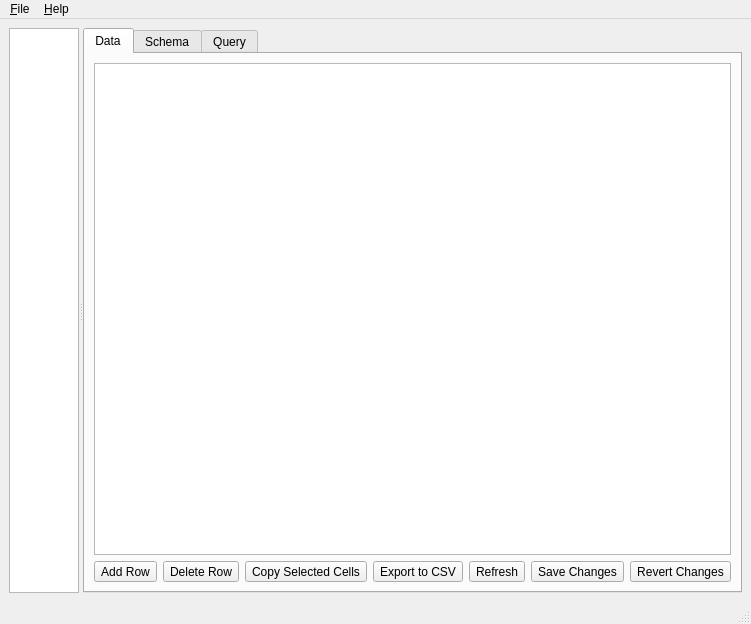
<?xml version="1.0" encoding="UTF-8"?>
<ui version="4.0">
 <class>MainWindow</class>
 <widget class="QMainWindow" name="MainWindow">
  <property name="geometry">
   <rect>
    <x>0</x>
    <y>0</y>
    <width>690</width>
    <height>624</height>
   </rect>
  </property>
  <property name="windowTitle">
   <string>QtSqlView</string>
  </property>
  <property name="windowIcon">
   <iconset resource="QtSqlView.qrc">
    <normaloff>:/img/table.png</normaloff>:/img/table.png</iconset>
  </property>
  <widget class="QWidget" name="centralwidget">
   <layout class="QVBoxLayout" name="verticalLayout_3">
    <item>
     <widget class="QSplitter" name="splitter">
      <property name="orientation">
       <enum>Qt::Horizontal</enum>
      </property>
      <widget class="QTreeView" name="treeDbList">
       <property name="sizePolicy">
        <sizepolicy hsizetype="Expanding" vsizetype="Expanding">
         <horstretch>1</horstretch>
         <verstretch>0</verstretch>
        </sizepolicy>
       </property>
      </widget>
      <widget class="QTabWidget" name="tabWidget">
       <property name="sizePolicy">
        <sizepolicy hsizetype="Expanding" vsizetype="Expanding">
         <horstretch>4</horstretch>
         <verstretch>0</verstretch>
        </sizepolicy>
       </property>
       <property name="currentIndex">
        <number>4</number>
       </property>
       <widget class="QWidget" name="tabData">
        <attribute name="icon">
         <iconset resource="QtSqlView.qrc">
          <normaloff>:/img/table.png</normaloff>:/img/table.png</iconset>
        </attribute>
        <attribute name="title">
         <string>Data</string>
        </attribute>
        <layout class="QVBoxLayout">
         <property name="spacing">
          <number>6</number>
         </property>
         <property name="leftMargin">
          <number>9</number>
         </property>
         <property name="topMargin">
          <number>9</number>
         </property>
         <property name="rightMargin">
          <number>9</number>
         </property>
         <property name="bottomMargin">
          <number>9</number>
         </property>
         <item>
          <widget class="QTableView" name="dataTable">
           <property name="alternatingRowColors">
            <bool>true</bool>
           </property>
           <property name="selectionMode">
            <enum>QAbstractItemView::ContiguousSelection</enum>
           </property>
          </widget>
         </item>
         <item>
          <layout class="QHBoxLayout">
           <property name="spacing">
            <number>6</number>
           </property>
           <property name="leftMargin">
            <number>0</number>
           </property>
           <property name="topMargin">
            <number>0</number>
           </property>
           <property name="rightMargin">
            <number>0</number>
           </property>
           <property name="bottomMargin">
            <number>0</number>
           </property>
           <item>
            <widget class="QToolButton" name="addRowButton">
             <property name="toolTip">
              <string>Add Row</string>
             </property>
             <property name="text">
              <string>Add Row</string>
             </property>
             <property name="icon">
              <iconset theme="list-add">
               <normaloff>.</normaloff>.</iconset>
             </property>
            </widget>
           </item>
           <item>
            <widget class="QToolButton" name="delRowButton">
             <property name="toolTip">
              <string>Delete Selected Row(s)</string>
             </property>
             <property name="text">
              <string>Delete Row</string>
             </property>
             <property name="icon">
              <iconset theme="list-remove">
               <normaloff>.</normaloff>.</iconset>
             </property>
            </widget>
           </item>
           <item>
            <widget class="QToolButton" name="copyDataButton">
             <property name="toolTip">
              <string>Copy Selected Cells</string>
             </property>
             <property name="text">
              <string>Copy Selected Cells</string>
             </property>
             <property name="icon">
              <iconset theme="edit-copy">
               <normaloff>.</normaloff>.</iconset>
             </property>
            </widget>
           </item>
           <item>
            <widget class="QToolButton" name="toCsvDataButton">
             <property name="toolTip">
              <string>Export to CSV</string>
             </property>
             <property name="text">
              <string>Export to CSV</string>
             </property>
             <property name="icon">
              <iconset theme="x-office-spreadsheet">
               <normaloff>.</normaloff>.</iconset>
             </property>
            </widget>
           </item>
           <item>
            <spacer>
             <property name="orientation">
              <enum>Qt::Horizontal</enum>
             </property>
             <property name="sizeHint" stdset="0">
              <size>
               <width>40</width>
               <height>20</height>
              </size>
             </property>
            </spacer>
           </item>
           <item>
            <widget class="QToolButton" name="refreshDataButton">
             <property name="toolTip">
              <string>Refresh</string>
             </property>
             <property name="text">
              <string>Refresh</string>
             </property>
             <property name="icon">
              <iconset theme="view-refresh">
               <normaloff>.</normaloff>.</iconset>
             </property>
            </widget>
           </item>
           <item>
            <widget class="QToolButton" name="saveDataButton">
             <property name="toolTip">
              <string>Write Changes</string>
             </property>
             <property name="text">
              <string>Save Changes</string>
             </property>
             <property name="icon">
              <iconset theme="document-save">
               <normaloff>.</normaloff>.</iconset>
             </property>
            </widget>
           </item>
           <item>
            <widget class="QToolButton" name="revertDataButton">
             <property name="toolTip">
              <string>Revert Changes</string>
             </property>
             <property name="text">
              <string>Revert Changes</string>
             </property>
             <property name="icon">
              <iconset theme="document-revert">
               <normaloff>.</normaloff>.</iconset>
             </property>
            </widget>
           </item>
          </layout>
         </item>
        </layout>
       </widget>
       <widget class="QWidget" name="tabSchema">
        <attribute name="icon">
         <iconset resource="QtSqlView.qrc">
          <normaloff>:/img/scheme.png</normaloff>:/img/scheme.png</iconset>
        </attribute>
        <attribute name="title">
         <string>Schema</string>
        </attribute>
        <layout class="QHBoxLayout">
         <property name="spacing">
          <number>6</number>
         </property>
         <property name="leftMargin">
          <number>9</number>
         </property>
         <property name="topMargin">
          <number>9</number>
         </property>
         <property name="rightMargin">
          <number>9</number>
         </property>
         <property name="bottomMargin">
          <number>9</number>
         </property>
         <item>
          <widget class="QTableView" name="schemaTable">
           <property name="selectionMode">
            <enum>QAbstractItemView::ContiguousSelection</enum>
           </property>
          </widget>
         </item>
        </layout>
       </widget>
       <widget class="QWidget" name="tabQuery">
        <attribute name="icon">
         <iconset resource="QtSqlView.qrc">
          <normaloff>:/img/query.png</normaloff>:/img/query.png</iconset>
        </attribute>
        <attribute name="title">
         <string>Query</string>
        </attribute>
        <layout class="QVBoxLayout">
         <property name="spacing">
          <number>6</number>
         </property>
         <property name="leftMargin">
          <number>9</number>
         </property>
         <property name="topMargin">
          <number>9</number>
         </property>
         <property name="rightMargin">
          <number>9</number>
         </property>
         <property name="bottomMargin">
          <number>9</number>
         </property>
         <item>
          <widget class="QSplitter" name="splitter_2">
           <property name="orientation">
            <enum>Qt::Vertical</enum>
           </property>
           <widget class="QWidget" name="widget2">
            <property name="sizePolicy">
             <sizepolicy hsizetype="Preferred" vsizetype="Preferred">
              <horstretch>0</horstretch>
              <verstretch>3</verstretch>
             </sizepolicy>
            </property>
            <layout class="QVBoxLayout">
             <property name="spacing">
              <number>2</number>
             </property>
             <property name="leftMargin">
              <number>0</number>
             </property>
             <property name="topMargin">
              <number>0</number>
             </property>
             <property name="rightMargin">
              <number>0</number>
             </property>
             <property name="bottomMargin">
              <number>0</number>
             </property>
             <item>
              <widget class="QTextEdit" name="editQuery">
               <property name="acceptRichText">
                <bool>false</bool>
               </property>
              </widget>
             </item>
             <item>
              <layout class="QHBoxLayout">
               <property name="spacing">
                <number>6</number>
               </property>
               <property name="leftMargin">
                <number>0</number>
               </property>
               <property name="topMargin">
                <number>0</number>
               </property>
               <property name="rightMargin">
                <number>0</number>
               </property>
               <property name="bottomMargin">
                <number>0</number>
               </property>
               <item>
                <widget class="QToolButton" name="goQueryButton">
                 <property name="toolTip">
                  <string>Execute Query</string>
                 </property>
                 <property name="text">
                  <string>Execute Query</string>
                 </property>
                 <property name="icon">
                  <iconset resource="QtSqlView.qrc">
                   <normaloff>:/img/go.png</normaloff>:/img/go.png</iconset>
                 </property>
                </widget>
               </item>
               <item>
                <widget class="QToolButton" name="copyQueryDataButton">
                 <property name="toolTip">
                  <string>Copy Selected Cells</string>
                 </property>
                 <property name="text">
                  <string>Copy Selected Cells</string>
                 </property>
                 <property name="icon">
                  <iconset theme="edit-copy">
                   <normaloff>.</normaloff>.</iconset>
                 </property>
                </widget>
               </item>
               <item>
                <widget class="QToolButton" name="toScvButton">
                 <property name="toolTip">
                  <string>Export to CSV</string>
                 </property>
                 <property name="text">
                  <string>Export to CSV</string>
                 </property>
                 <property name="icon">
                  <iconset theme="x-office-spreadsheet">
                   <normaloff>.</normaloff>.</iconset>
                 </property>
                </widget>
               </item>
               <item>
                <widget class="QToolButton" name="setHeadersButton">
                 <property name="toolTip">
                  <string>Set Table Headers</string>
                 </property>
                 <property name="text">
                  <string>...</string>
                 </property>
                 <property name="icon">
                  <iconset theme="insert-text">
                   <normaloff>.</normaloff>.</iconset>
                 </property>
                </widget>
               </item>
               <item>
                <spacer>
                 <property name="orientation">
                  <enum>Qt::Horizontal</enum>
                 </property>
                 <property name="sizeHint" stdset="0">
                  <size>
                   <width>40</width>
                   <height>20</height>
                  </size>
                 </property>
                </spacer>
               </item>
               <item>
                <widget class="QToolButton" name="clearQueryButton">
                 <property name="toolTip">
                  <string>Clear Query</string>
                 </property>
                 <property name="text">
                  <string>Clear Query</string>
                 </property>
                 <property name="icon">
                  <iconset theme="edit-clear">
                   <normaloff>.</normaloff>.</iconset>
                 </property>
                </widget>
               </item>
               <item>
                <widget class="QToolButton" name="loadQueryButton">
                 <property name="toolTip">
                  <string>Load Query from Text File</string>
                 </property>
                 <property name="text">
                  <string>Load Query</string>
                 </property>
                 <property name="icon">
                  <iconset theme="document-open">
                   <normaloff>.</normaloff>.</iconset>
                 </property>
                </widget>
               </item>
               <item>
                <widget class="QToolButton" name="saveQueryButton">
                 <property name="toolTip">
                  <string>Save Query to Text File</string>
                 </property>
                 <property name="text">
                  <string>Save Query</string>
                 </property>
                 <property name="icon">
                  <iconset theme="document-save">
                   <normaloff>.</normaloff>.</iconset>
                 </property>
                </widget>
               </item>
              </layout>
             </item>
            </layout>
           </widget>
           <widget class="QWidget" name="widget">
            <property name="sizePolicy">
             <sizepolicy hsizetype="Preferred" vsizetype="Preferred">
              <horstretch>0</horstretch>
              <verstretch>1</verstretch>
             </sizepolicy>
            </property>
            <layout class="QVBoxLayout">
             <property name="spacing">
              <number>6</number>
             </property>
             <property name="leftMargin">
              <number>0</number>
             </property>
             <property name="topMargin">
              <number>0</number>
             </property>
             <property name="rightMargin">
              <number>0</number>
             </property>
             <property name="bottomMargin">
              <number>0</number>
             </property>
             <item>
              <widget class="QTableView" name="queryTable">
               <property name="alternatingRowColors">
                <bool>true</bool>
               </property>
               <property name="selectionMode">
                <enum>QAbstractItemView::ContiguousSelection</enum>
               </property>
              </widget>
             </item>
             <item>
              <widget class="QTextEdit" name="queryResultText">
               <property name="readOnly">
                <bool>true</bool>
               </property>
               <property name="acceptRichText">
                <bool>false</bool>
               </property>
              </widget>
             </item>
            </layout>
           </widget>
          </widget>
         </item>
        </layout>
       </widget>
      </widget>
     </widget>
    </item>
   </layout>
  </widget>
  <widget class="QMenuBar" name="menubar">
   <property name="geometry">
    <rect>
     <x>0</x>
     <y>0</y>
     <width>690</width>
     <height>30</height>
    </rect>
   </property>
   <widget class="QMenu" name="menu_File">
    <property name="title">
     <string>&amp;File</string>
    </property>
    <addaction name="action_AddConnection"/>
    <addaction name="action_EditConnection"/>
    <addaction name="action_RemoveConnection"/>
    <addaction name="action_RefreshTablelist"/>
    <addaction name="separator"/>
    <addaction name="action_Exit"/>
   </widget>
   <widget class="QMenu" name="menu_Help">
    <property name="title">
     <string>&amp;Help</string>
    </property>
    <addaction name="action_About"/>
    <addaction name="action_VisitWebsite"/>
    <addaction name="action_AboutQt"/>
   </widget>
   <addaction name="menu_File"/>
   <addaction name="menu_Help"/>
  </widget>
  <widget class="QStatusBar" name="statusbar"/>
  <action name="action_AddConnection">
   <property name="icon">
    <iconset resource="QtSqlView.qrc">
     <normaloff>:/img/newconn.png</normaloff>:/img/newconn.png</iconset>
   </property>
   <property name="text">
    <string>&amp;Add Connection</string>
   </property>
  </action>
  <action name="action_Exit">
   <property name="text">
    <string>&amp;Exit</string>
   </property>
  </action>
  <action name="action_RemoveConnection">
   <property name="icon">
    <iconset resource="QtSqlView.qrc">
     <normaloff>:/img/delconn.png</normaloff>:/img/delconn.png</iconset>
   </property>
   <property name="text">
    <string>&amp;Remove Connection</string>
   </property>
  </action>
  <action name="action_About">
   <property name="icon">
    <iconset resource="QtSqlView.qrc">
     <normaloff>:/img/help.png</normaloff>:/img/help.png</iconset>
   </property>
   <property name="text">
    <string>&amp;About</string>
   </property>
  </action>
  <action name="action_EditConnection">
   <property name="icon">
    <iconset resource="QtSqlView.qrc">
     <normaloff>:/img/conn.png</normaloff>:/img/conn.png</iconset>
   </property>
   <property name="text">
    <string>Edit &amp;Connection</string>
   </property>
  </action>
  <action name="action_AddRow">
   <property name="icon">
    <iconset theme="list-add">
     <normaloff>.</normaloff>.</iconset>
   </property>
   <property name="text">
    <string>Add Row</string>
   </property>
  </action>
  <action name="action_DelRow">
   <property name="icon">
    <iconset theme="list-remove">
     <normaloff>.</normaloff>.</iconset>
   </property>
   <property name="text">
    <string>Delete Row</string>
   </property>
  </action>
  <action name="action_RevertData">
   <property name="icon">
    <iconset theme="document-revert">
     <normaloff>.</normaloff>.</iconset>
   </property>
   <property name="text">
    <string>Revert Changes</string>
   </property>
  </action>
  <action name="action_SaveData">
   <property name="icon">
    <iconset theme="document-save">
     <normaloff>.</normaloff>.</iconset>
   </property>
   <property name="text">
    <string>Save Changes</string>
   </property>
  </action>
  <action name="action_ShowOptions">
   <property name="text">
    <string>Show Options</string>
   </property>
  </action>
  <action name="action_RefreshData">
   <property name="icon">
    <iconset theme="view-refresh">
     <normaloff>.</normaloff>.</iconset>
   </property>
   <property name="text">
    <string>Refresh Data</string>
   </property>
  </action>
  <action name="action_RefreshTablelist">
   <property name="icon">
    <iconset resource="QtSqlView.qrc">
     <normaloff>:/img/refresh.png</normaloff>:/img/refresh.png</iconset>
   </property>
   <property name="text">
    <string>Refresh &amp;Table List</string>
   </property>
  </action>
  <action name="action_AboutQt">
   <property name="text">
    <string>About &amp;Qt</string>
   </property>
  </action>
  <action name="action_VisitWebsite">
   <property name="icon">
    <iconset resource="QtSqlView.qrc">
     <normaloff>:/img/world.png</normaloff>:/img/world.png</iconset>
   </property>
   <property name="text">
    <string>&amp;Visit Website</string>
   </property>
  </action>
 </widget>
 <resources>
  <include location="QtSqlView.qrc"/>
 </resources>
 <connections/>
</ui>
